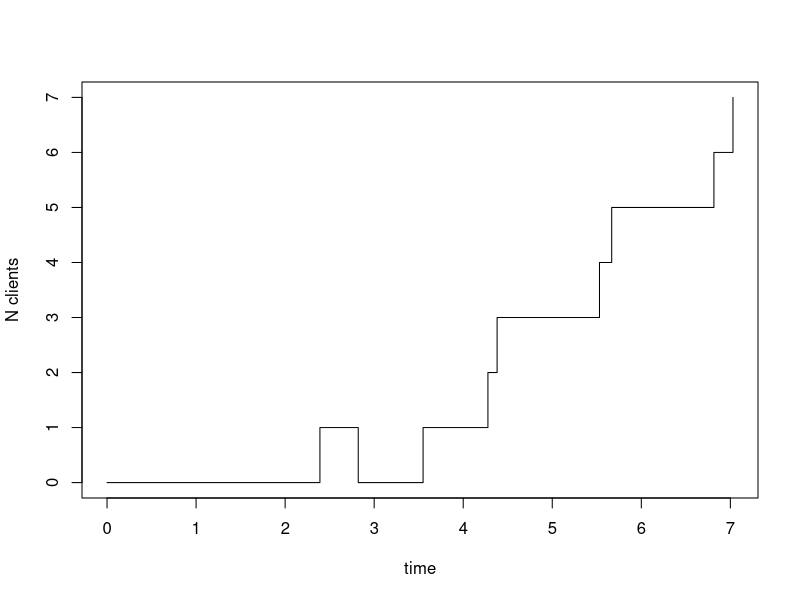
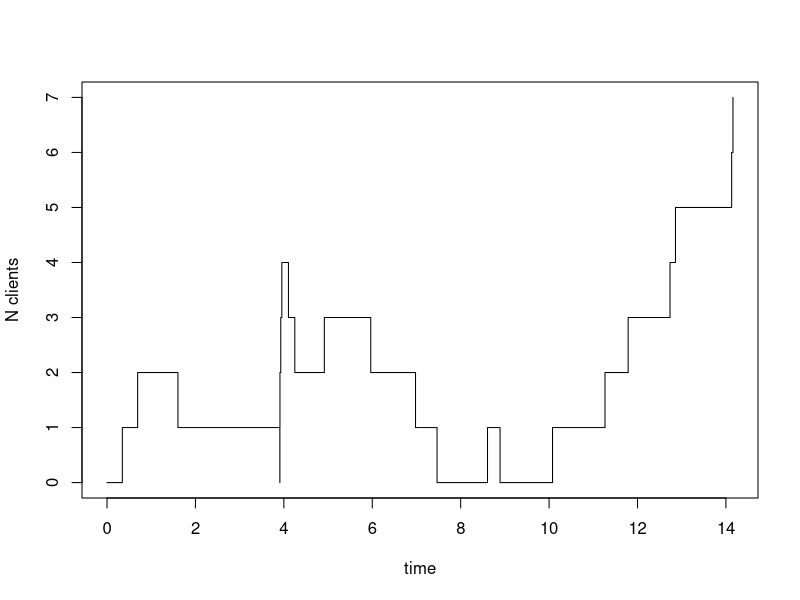
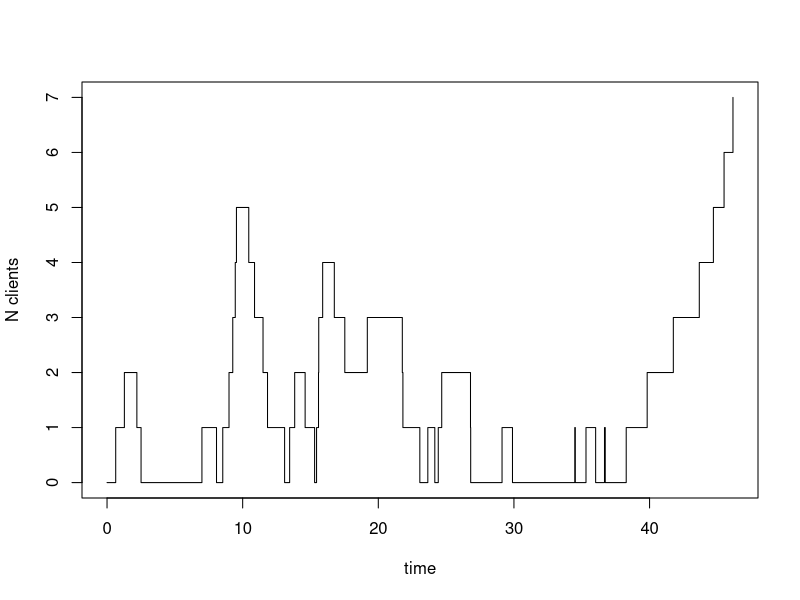
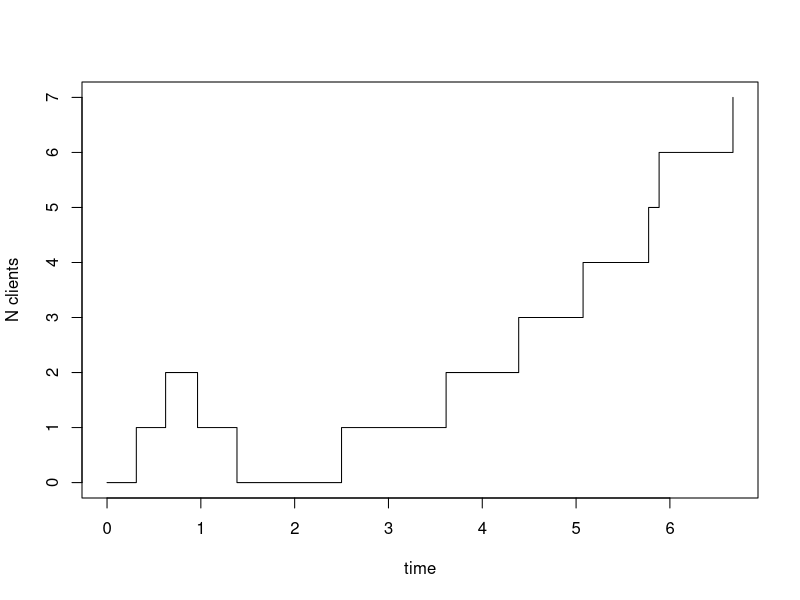
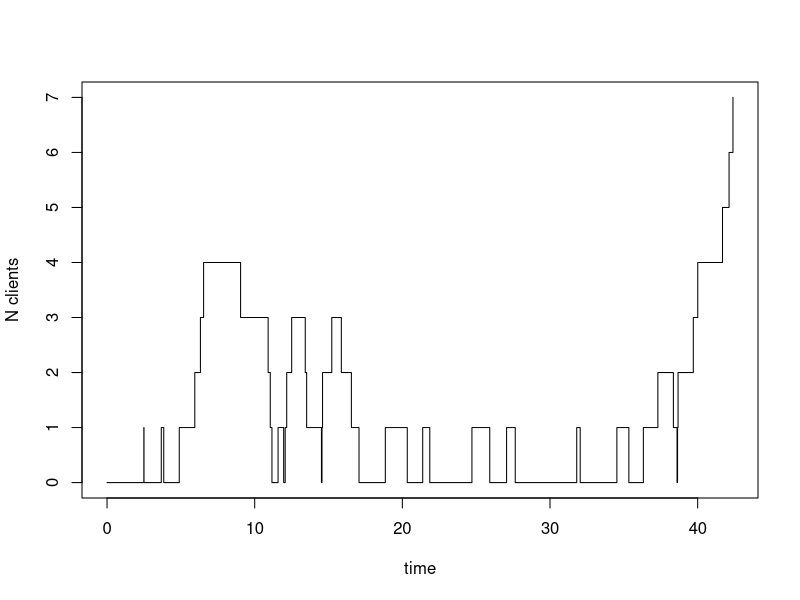
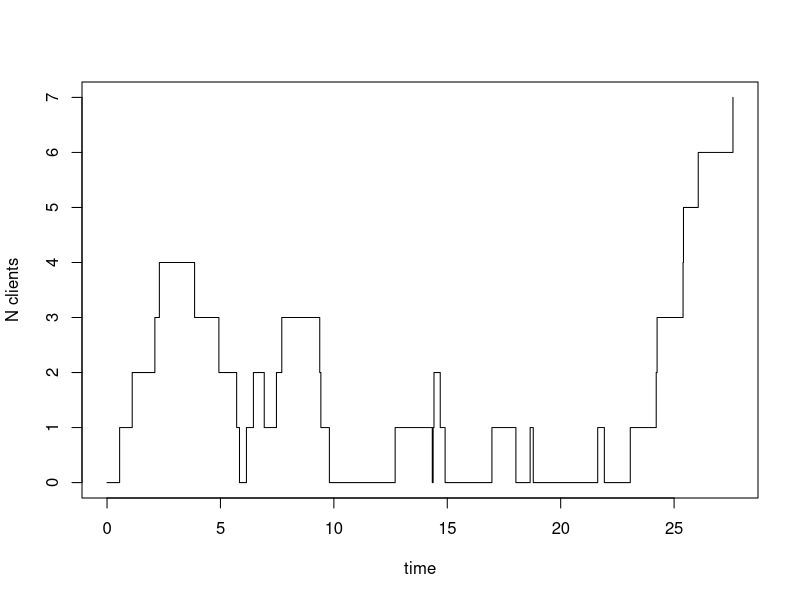
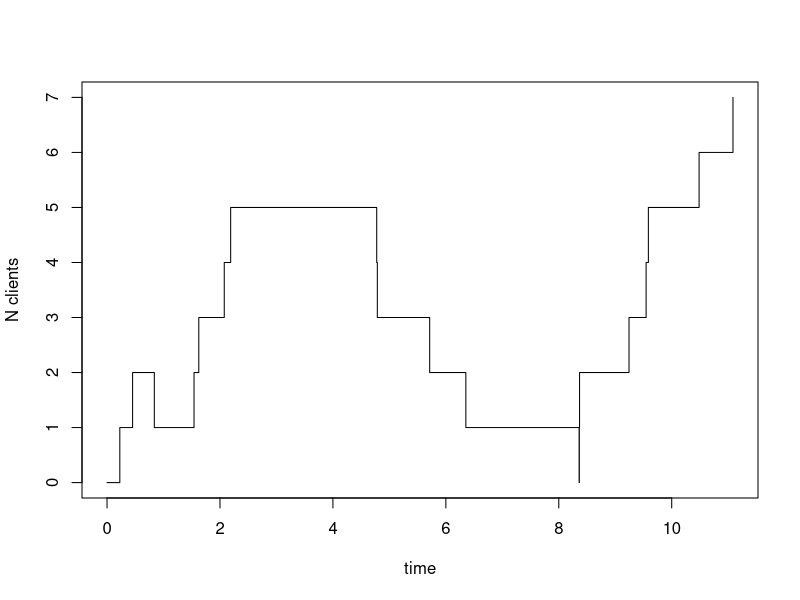
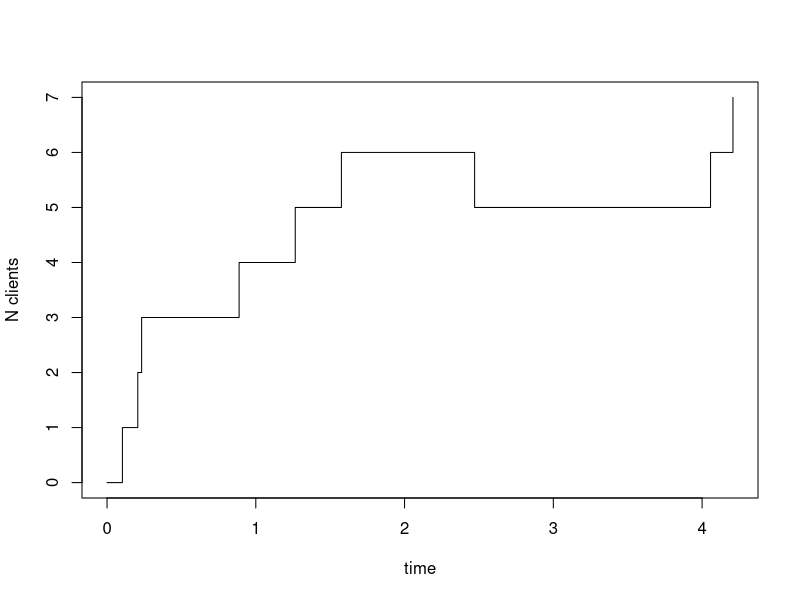

Generate these figures, in order, with R:

### Queue 

## The function computes the minimum 
## time it take for the number of person in the system to reach N

simulate_queue = function(lambda_arrival, 
                          shape_leave, 
                          scale_leave,
                          N = 7, 
                          nsamples = 1000, 
                          do.plot = F)
  ## parameters for the arrival exponential distribution
  ## lambda_arrival 
  ## mean arrival time  = 1/lambda_arrival
  
  ## parameters for the service gamma distribution
  ## shape_leave 
  ## scale_leave 
  ## mean service time  = shape*scale
{
  res = numeric(nsamples)
  for( i in 1:nsamples)
  {
    # initialize
    X = 0
    DT = 0
    t = 0
    x = 0
    delta_arrival  = rexp(n = 1, rate = lambda_arrival)
    t_arrival = t + delta_arrival
    while(x<N) 
      ## stop simulating if we reach the state N
    {
      if(x==0)
      {
        t = t_arrival
        x = x + 1
        delta_arrival  = rexp(1, rate = lambda_arrival)
        t_arrival = t + delta_arrival
        delta_leave = rgamma(1, shape = shape_leave, scale = scale_leave)
        t_leave = t + delta_leave
        X = c(X,x)
        DT = c(DT, delta_arrival)
        }
      else{
        if(delta_arrival<delta_leave)
        {
          t = t_arrival
          DT = c(DT, delta_arrival)
          x = x + 1
          X = c(X,x)
          delta_arrival  = rexp(1, rate = lambda_arrival)
          t_arrival = t + delta_arrival
        }
        else
        {
          t = t_leave
          DT = c(DT, delta_leave)
          x = x-1
          X = c(X,x)
          if(x>0)
          {
            delta_leave = rgamma(1, shape = shape_leave,  scale = scale_leave)
            t_leave = t + delta_leave
          }  
        }
      }
     
    }
    res[i] = t
    if( do.plot & i<5)
    { 
      plot(cumsum(DT), X, type="s", ylab="N clients", xlab="time")
      readline("press key to continue")
    }
  }
  return(res)
}


r1 = simulate_queue(lambda_arrival = 1, 
                    shape_leave = 1, 
                    scale_leave = 1, 
                    do.plot = T)

## increase mean interarrival time
r2 = simulate_queue(lambda_arrival = 0.8, 
                    shape_leave = 1, 
                    scale_leave = 1,
                    do.plot = T)
## increase mean service time
r3 = simulate_queue(lambda_arrival = 1, 
                    shape_leave = 1.5, 
                    scale_leave = 2,
                    do.plot = T)

plot(density(r1), col = 1)
lines(density(r2), col = 2)
lines(density(r3), col = 3)


